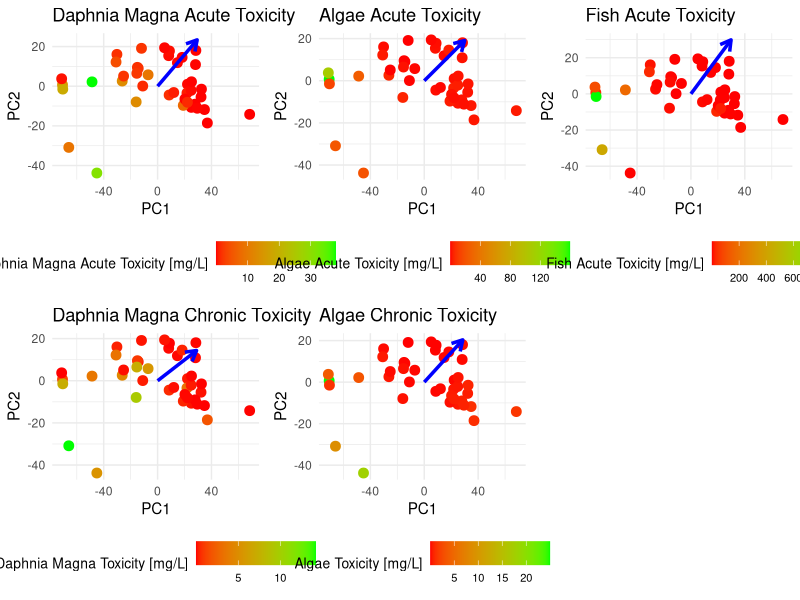

This chart was generated by the following R code:
library(readxl)
library(ggplot2)
library(dplyr)
library(grid)
library(gridExtra)

arkusz1 <- read_excel("data.xlsx", sheet = "Arkusz1")  
arkusz2 <- read_excel("data.xlsx", sheet = "Arkusz2")  

deskryptory <- arkusz1 %>%
  select(where(is.numeric)) %>%
  na.omit()

if ("No." %in% colnames(arkusz1)) {
  deskryptory <- deskryptory %>% select(where(~ var(.) > 0))
} else {
  stop("Brak kolumny 'No.' w arkuszu1.")
}

pca <- prcomp(deskryptory, scale. = TRUE)
pca_df <- as.data.frame(pca$x)
pca_df$No. <- arkusz1$No.[complete.cases(deskryptory)]

create_pca_plot <- function(merged_df, toxicity_col, title, legend_label) {
  if (nrow(merged_df) > 0) {
    vectors <- merged_df %>%
      summarize(
        PC1_sum = mean(PC1 * get(toxicity_col), na.rm = TRUE),
        PC2_sum = mean(PC2 * get(toxicity_col), na.rm = TRUE)
      )
    
    if (!is.na(vectors$PC1_sum) & !is.na(vectors$PC2_sum)) {
      vectors_df <- data.frame(
        id = c(toxicity_col),
        PC1 = c(-vectors$PC1_sum),
        PC2 = c(-vectors$PC2_sum),
        color = c("#FFA07A")
      )
      
      default_length <- 30
      
      vectors_df <- vectors_df %>%
        mutate(
          PC1 = PC1 / sqrt(PC1^2 + PC2^2) * default_length,
          PC2 = PC2 / sqrt(PC1^2 + PC2^2) * default_length
        )
      
      ggplot(merged_df, aes(x = PC1, y = PC2, color = get(toxicity_col))) +
        geom_point(size = 3) +  # Zwiększ rozmiar punktów
        scale_color_gradient(low = "red", high = "green") +
        labs(title = title, 
             x = "PC1", 
             y = "PC2", 
             color = legend_label) +
        theme_minimal() +
        geom_segment(data = vectors_df, aes(x = 0, y = 0, xend = PC1, yend = PC2), 
                     color = "blue", 
                     arrow = arrow(length = unit(0.3, "cm")), size = 1.2, inherit.aes = FALSE) +
        theme(legend.position = "bottom") +
        theme(legend.position = "bottom", 
              legend.title = element_text(size = 10),
              legend.text = element_text(size = 8))
    } else {
      print(paste("Brak danych do narysowania strzałek dla", toxicity_col, "."))
      return(NULL)
    }
  } else {
    print(paste("Brak danych do analizy dla", toxicity_col, "."))
    return(NULL)
  }
}

create_and_plot <- function(toxicity_col, title, legend_label) {
  if ("No." %in% colnames(arkusz2)) {
    merged_df <- merge(pca_df, arkusz2[, c("No.", toxicity_col)], by = "No.")
    create_pca_plot(merged_df, toxicity_col, title, legend_label)
  } else {
    stop("Brak kolumny 'No.' w arkuszu2.")
  }
}


pca_daphnia_plot <- create_and_plot("Daphnia Magna", "Daphnia Magna Chronic Toxicity", "Daphnia Magna Toxicity [mg/L]")
pca_algae_plot <- create_and_plot("Algae", "Algae Chronic Toxicity", "Algae Toxicity [mg/L]")
pca_fish_plot <- create_and_plot("Fish", "Fish Acute Toxicity", "Fish Acute Toxicity [mg/L]")
pca_daphnia_ec_plot <- create_and_plot("Daphnia_EC", "Daphnia Magna Acute Toxicity", "Daphnia Magna Acute Toxicity [mg/L]")
pca_alga_ec_plot <- create_and_plot("Alga_EC", "Algae Acute Toxicity", "Algae Acute Toxicity [mg/L]")


grid.arrange(pca_daphnia_ec_plot, pca_alga_ec_plot, pca_fish_plot, pca_daphnia_plot, pca_algae_plot, nrow = 2)


ggsave("pca_plots.png", 
       arrangeGrob(
         pca_daphnia_ec_plot, 
         pca_alga_ec_plot, 
         pca_fish_plot, 
         pca_daphnia_plot, 
         pca_algae_plot, 
         nrow = 2
       ), 
       width = 14, height = 10, dpi = 300, units = "in", bg = "transparent")
